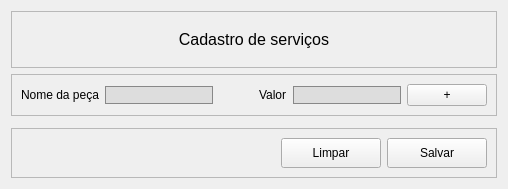
            <widget class="QWidget" name="page2">
             <layout class="QVBoxLayout" name="verticalLayout_12">
              <item>
               <widget class="QFrame" name="frame_titulo2">
                <property name="frameShape">
                 <enum>QFrame::StyledPanel</enum>
                </property>
                <property name="frameShadow">
                 <enum>QFrame::Raised</enum>
                </property>
                <layout class="QVBoxLayout" name="verticalLayout_11" stretch="0">
                 <property name="spacing">
                  <number>18</number>
                 </property>
                 <property name="leftMargin">
                  <number>18</number>
                 </property>
                 <property name="topMargin">
                  <number>18</number>
                 </property>
                 <property name="rightMargin">
                  <number>18</number>
                 </property>
                 <property name="bottomMargin">
                  <number>18</number>
                 </property>
                 <item>
                  <widget class="QLabel" name="label_4">
                   <property name="font">
                    <font>
                     <family>MS Shell Dlg 2</family>
                     <pointsize>12</pointsize>
                     <weight>50</weight>
                     <italic>false</italic>
                     <bold>false</bold>
                    </font>
                   </property>
                   <property name="text">
                    <string>Cadastro de serviços</string>
                   </property>
                   <property name="alignment">
                    <set>Qt::AlignCenter</set>
                   </property>
                  </widget>
                 </item>
                </layout>
               </widget>
              </item>
              <item>
               <widget class="QFrame" name="framedados2">
                <property name="sizePolicy">
                 <sizepolicy hsizetype="Preferred" vsizetype="Preferred">
                  <horstretch>0</horstretch>
                  <verstretch>0</verstretch>
                 </sizepolicy>
                </property>
                <property name="styleSheet">
                 <string notr="true">QLineEdit{
	border: 1px solid #888888;
	background-color: #DDDDDD
}</string>
                </property>
                <property name="frameShape">
                 <enum>QFrame::StyledPanel</enum>
                </property>
                <property name="frameShadow">
                 <enum>QFrame::Raised</enum>
                </property>
                <layout class="QHBoxLayout" name="horizontalLayout_3">
                 <item>
                  <widget class="QLabel" name="labelnome_2">
                   <property name="text">
                    <string>Nome da peça</string>
                   </property>
                  </widget>
                 </item>
                 <item>
                  <widget class="QLineEdit" name="lineEditnome_2"/>
                 </item>
                 <item>
                  <spacer name="spacer_3">
                   <property name="orientation">
                    <enum>Qt::Horizontal</enum>
                   </property>
                   <property name="sizeType">
                    <enum>QSizePolicy::Minimum</enum>
                   </property>
                   <property name="sizeHint" stdset="0">
                    <size>
                     <width>40</width>
                     <height>20</height>
                    </size>
                   </property>
                  </spacer>
                 </item>
                 <item>
                  <widget class="QLabel" name="labelvalor_2">
                   <property name="text">
                    <string>Valor</string>
                   </property>
                  </widget>
                 </item>
                 <item>
                  <widget class="QLineEdit" name="lineEditvalor_2">
                   <property name="sizePolicy">
                    <sizepolicy hsizetype="Maximum" vsizetype="Fixed">
                     <horstretch>0</horstretch>
                     <verstretch>0</verstretch>
                    </sizepolicy>
                   </property>
                   <property name="autoFillBackground">
                    <bool>false</bool>
                   </property>
                   <property name="inputMethodHints">
                    <set>Qt::ImhNone</set>
                   </property>
                   <property name="text">
                    <string/>
                   </property>
                  </widget>
                 </item>
                 <item>
                  <widget class="QPushButton" name="botaoadd_2">
                   <property name="minimumSize">
                    <size>
                     <width>18</width>
                     <height>18</height>
                    </size>
                   </property>
                   <property name="text">
                    <string>+</string>
                   </property>
                  </widget>
                 </item>
                </layout>
               </widget>
              </item>
              <item>
               <widget class="QFrame" name="frame_5">
                <property name="sizePolicy">
                 <sizepolicy hsizetype="Preferred" vsizetype="Expanding">
                  <horstretch>0</horstretch>
                  <verstretch>0</verstretch>
                 </sizepolicy>
                </property>
                <property name="frameShape">
                 <enum>QFrame::StyledPanel</enum>
                </property>
                <property name="frameShadow">
                 <enum>QFrame::Raised</enum>
                </property>
               </widget>
              </item>
              <item>
               <widget class="QFrame" name="frameBotoes2">
                <property name="styleSheet">
                 <string notr="true">QPushButton:hover{
	background-color: #aaaaaa;
	border-radius: 5px;
}

QPushButton:focus{
	background-color: #aaaaaa;
	border-radius: 5px;
}</string>
                </property>
                <property name="frameShape">
                 <enum>QFrame::StyledPanel</enum>
                </property>
                <property name="frameShadow">
                 <enum>QFrame::Raised</enum>
                </property>
                <layout class="QHBoxLayout" name="horizontalLayout_4">
                 <item>
                  <spacer name="horizontalSpacer_3">
                   <property name="orientation">
                    <enum>Qt::Horizontal</enum>
                   </property>
                   <property name="sizeHint" stdset="0">
                    <size>
                     <width>40</width>
                     <height>20</height>
                    </size>
                   </property>
                  </spacer>
                 </item>
                 <item>
                  <widget class="QPushButton" name="pushButton_14">
                   <property name="minimumSize">
                    <size>
                     <width>100</width>
                     <height>30</height>
                    </size>
                   </property>
                   <property name="text">
                    <string>Limpar</string>
                   </property>
                  </widget>
                 </item>
                 <item>
                  <widget class="QPushButton" name="pushButton_15">
                   <property name="minimumSize">
                    <size>
                     <width>100</width>
                     <height>30</height>
                    </size>
                   </property>
                   <property name="text">
                    <string>Salvar</string>
                   </property>
                  </widget>
                 </item>
                </layout>
               </widget>
              </item>
             </layout>
            </widget>
